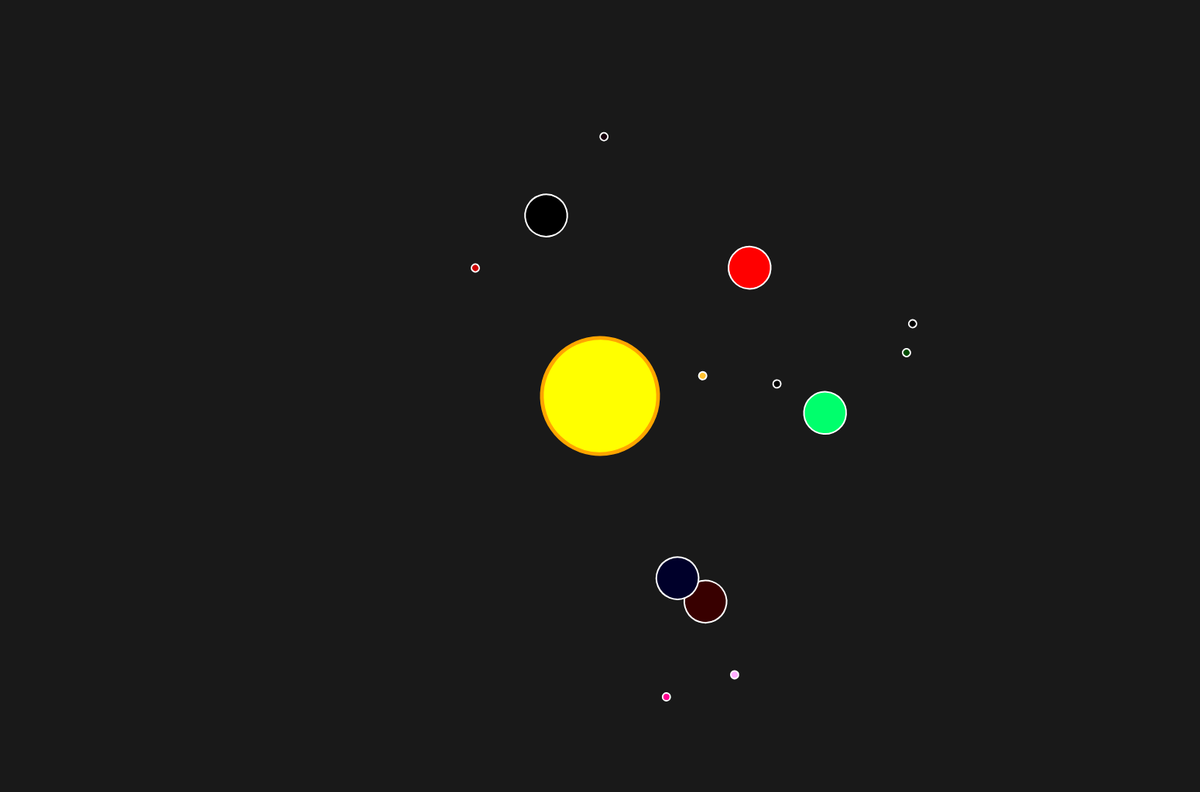
Frame 1 (no input)
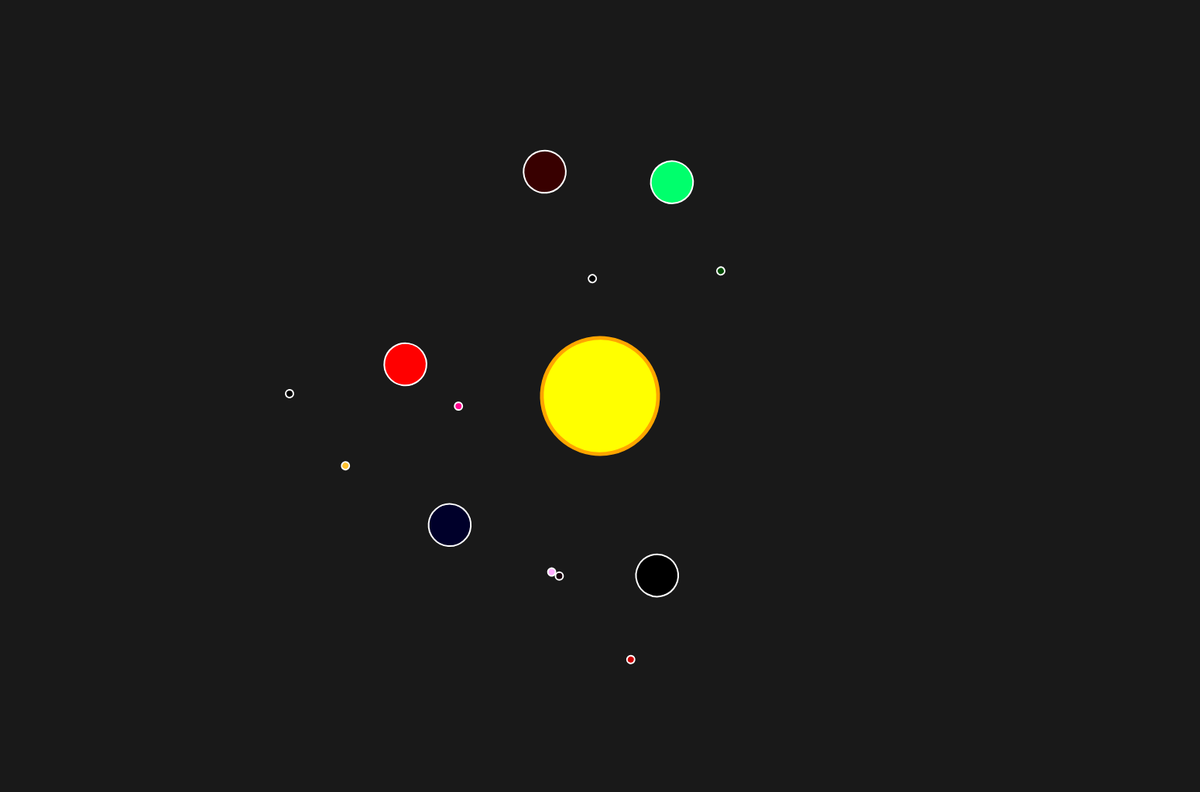
Frame 60 (no input)
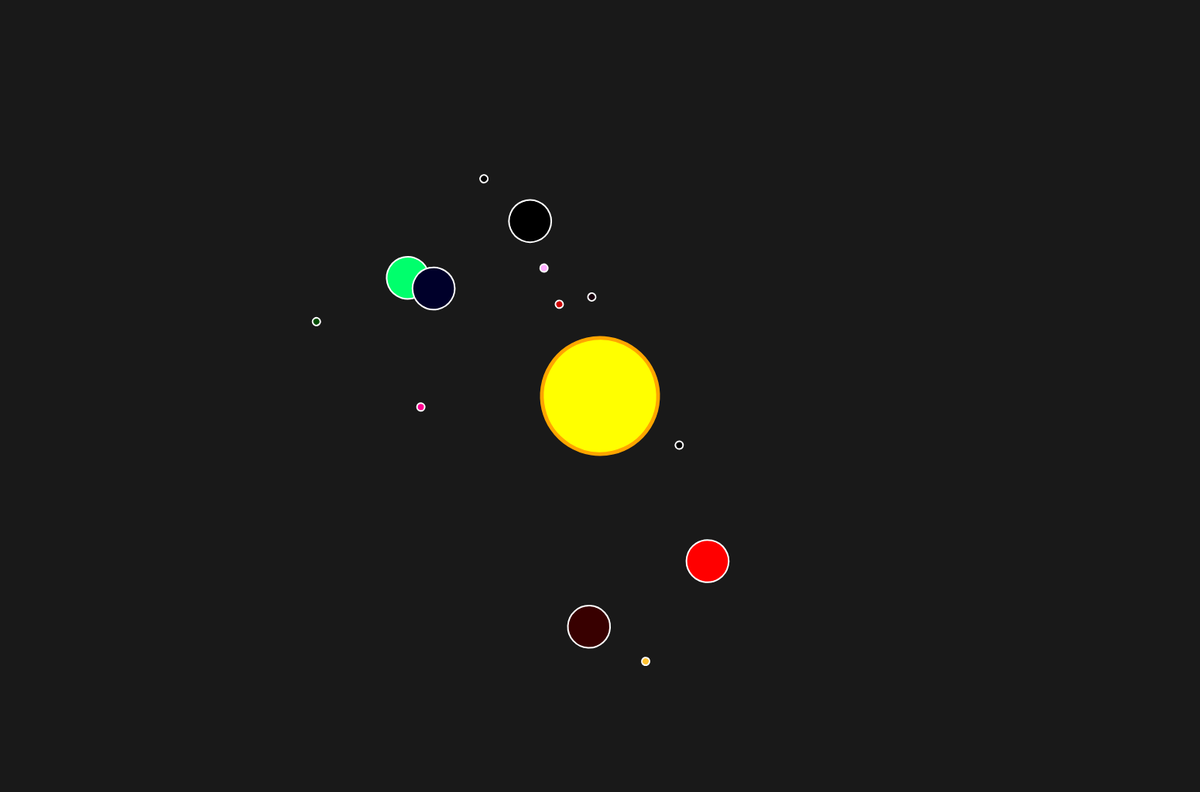
Frame 120 (the mouse pressed at the canvas centre since frame 60)

The p5.js sketch that drew these frames (run headless with seeded random() and noise() and a simulated clock; from frame 60 on, the mouse is pressed at the canvas centre):

// p5.js sketch
// ── sketch.js
//setting up the canvas
function setup() {
	createCanvas(1550, 1024);
	sun = new Planet(75, 0, 0, random(TWO_PI));
	sun.spawnMoons(5, 1);
}

function draw() {
	background(25);
	translate(width / 2, height / 2);
  sun.show();
	sun.orbit();
}
// ── planet.js
class Planet {
	//stating all the parameters for the planets
	constructor(radius, distance, orbitspeed, angle) {
		//var  generator = new Random(1);
    this.radius = radius;
		this.distance = distance;
		this.orbitspeed = orbitspeed;
		this.angle = angle;
		this.planets = [];
    this.colours = []
    for (let j = 0; j < 3; j++){
      this.colours[j] = randomGaussian(0,256);
    }
  }
	//assigning the planets their orbit speed
	orbit() {
		this.angle += this.orbitspeed;
		for (let i in this.planets){
			this.planets[i].orbit();
		}
	}
	//creating moons to orbit the planets
	spawnMoons(total, level){
		for (let i = 0; i < total; i++){
			let r = this.radius / (level * 2.75);
			let d = random(225,325);
			let o = random (-0.075, 0.075);
			let a = random (TWO_PI);
			this.planets.push(new Planet(r, d / level, o, a));
			if (level < 2){
				let num = Math.floor(random(0, 4));
				this.planets[i].spawnMoons(num, level + 1)
			}
		}
	}
	//making the visual elements of the star, planets and  moons
	show()
  {
		push();
    if (this.orbitspeed === 0){
      fill(255,255,0);
      stroke (255,165,0);
      strokeWeight(5);
    }
    else{
      fill(this.colours[0], this.colours[1], this.colours[2]);
        stroke (255,255,255);
        strokeWeight(2);
    }
		rotate(this.angle);
		translate(this.distance, 0);
		ellipse(0, 0, this.radius * 2);
		for (let i in this.planets){
			this.planets[i].show();
		}
		pop ();
	}
}
// ── stars.js
class SmallStar {
  constructor() {
    this.pos = createVector(random(2500), random(2500));
    this.diameter = random(1, 3);
    this.colour = "#e1edf4";
  }
  draw(){
    noStroke();
    fill(this.colour);
    ellipse(this.pos.x, this.pos.y, this.diameter);
  }
}
